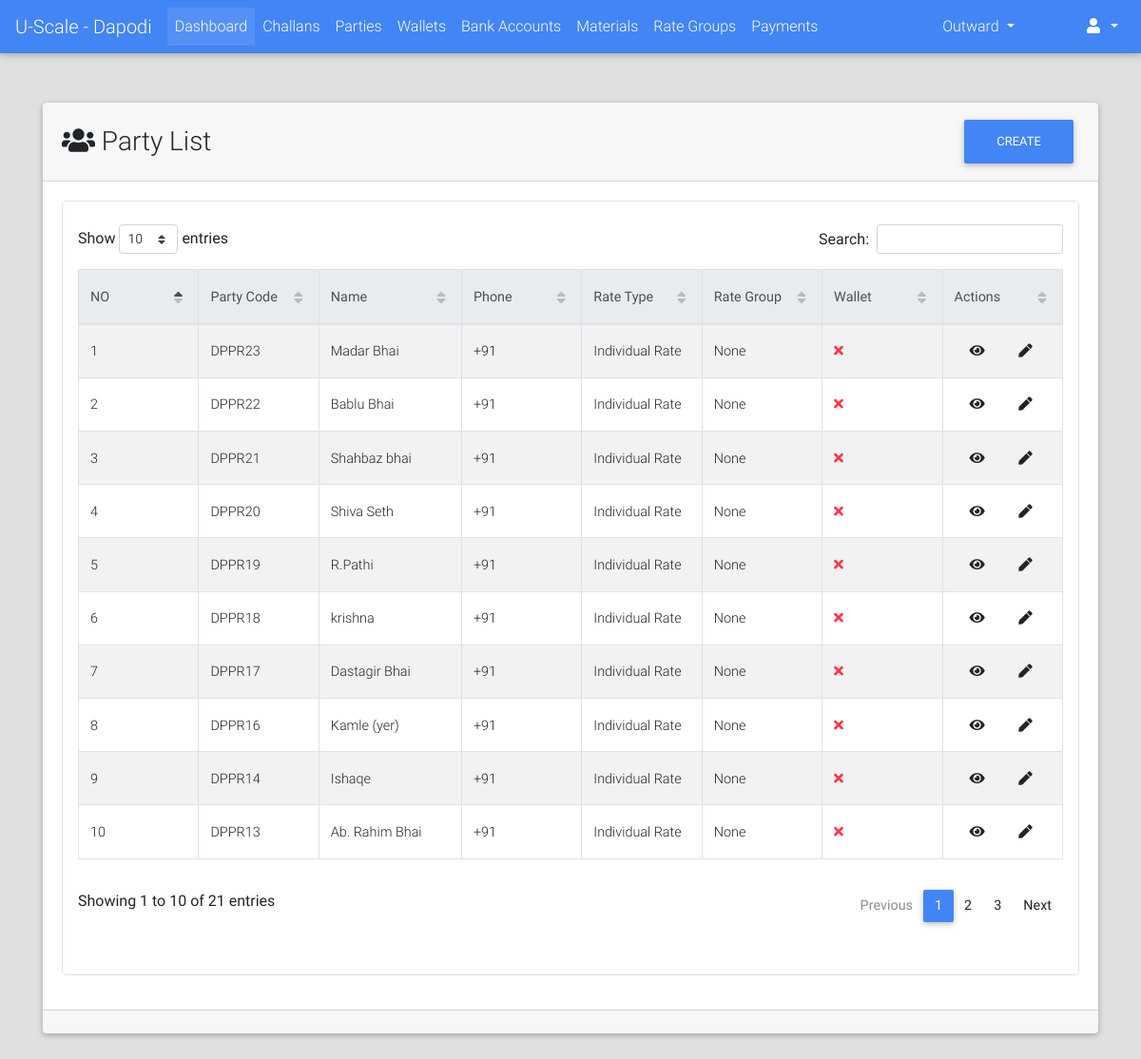
/parties/list/ (signed in), run on the app's committed database.
### parties/models.py (models this page shows, shortened)
class Party(models.Model):
    RATE_TYPE_CHOICES = (("GR", "Group Rate"), ("IR", "Individual Rate"))
    rate_type = models.CharField(max_length=2, choices=RATE_TYPE_CHOICES)
    rate_group = models.ForeignKey("rates.RateGroup", on_delete=models.PROTECT, blank=True, null=True)
    name = models.CharField(max_length=128)
    party_code = models.CharField(max_length=32, blank=True)
    address = models.TextField(blank=True)
    phone = models.CharField(max_length=13)
    whatsapp = models.CharField(max_length=13, blank=True)
    email = models.EmailField(blank=True, null=True)
    extra_info = models.TextField(blank=True)
    is_wallet_party = models.BooleanField(default=False)
    is_active = models.BooleanField(default=True)
    @property
    def get_absolute_url(self):
        return reverse_lazy("parties:detail", kwargs={"party_code": self.party_code})
    @property
    def get_update_url(self):
        return reverse_lazy("parties:update", kwargs={"party_code": self.party_code})
    class Meta:
        verbose_name = "Party"
        verbose_name_plural = "Parties"

### parties/views.py (the view)
class PartyListView(LoginRequiredMixin, ListView):
    model = Party
    context_object_name = "parties"
    template_name = "parties/list.html"
    ordering = "-id"
    def get_queryset(self):
        qs = super().get_queryset()
        return qs.filter(is_active=True)

### portal/templates/parties/list.html (shortened to what this page needs)
{% extends "portal/base.html" %}
{% load crispy_forms_tags %}
{% load static %}
{% block custom_links %}
    <link href="{% static "css/addons/datatables.min.css" %}" rel="stylesheet">
    <link href="{% static "css/addons/datatables-select.min.css" %}" rel="stylesheet">
{% endblock %}
{% block content %}
    <br><br>
    <div class="container">
        <div class="card">
            <div class="card-header">
                <div class="row">
                    <div class="col-lg-9 m-auto">
                        <h3 class="m-auto"><i class="fa fa-users"></i> Party List</h3>
                    </div>
                    <div class="col-lg-3">
                        <a class="float-right" href="{% url "parties:add" %}"><button class="btn btn-primary">Create</button></a>
                    </div>
                </div>
            </div>
            <div class="card-body">
                 <div class="table p-3 border" style="border-radius: 5px">
                     <table id="dt-basic-checkbox" class="table table-striped table-bordered" cellspacing="0" width="100%">
                         <thead class="thead-light">
                            <th class="th-sm">NO</th>
                            <th class="th-sm">Party Code</th>
                            <th class="th-sm">Name</th>
                            <th class="th-sm">Phone</th>
                            <th class="th-sm">Rate Type</th>
                            <th class="th-sm">Rate Group</th>
                            <th class="th-sm">Wallet</th>
                            <th class="th-sm">Actions</th>
                         </thead>
                         <tbody>
                             {% if parties %}
                                 {% for party in parties %}
                                     <tr>
                                        <td>{{ forloop.counter }}</td>
                                         <td><a href="{{ party.get_absolute_url }}">{{ party.party_code }}</a></td>
                                        <td>{{ party.name }}</td>
                                        <td>{{ party.phone }}</td>
                                        <td>{{ party.get_rate_type_display }}</td>
                                        <td>{{ party.rate_group }}</td>
                                        <td>
                                            {% if party.is_wallet_party %}
                                                <i class="fa fa-check text-success"></i>
                                            {% else %}
                                                <i class="fa fa-times text-danger"></i>
                                            {% endif %}
                                        </td>
                                        <td class="m-auto">
                                            <a class="m-3" href="{{ party.get_absolute_url }}"><i class="fa fa-eye"></i></a>
                                            <a class="m-3" href="{{ party.get_update_url }}"><i class="fa fa-pen"></i></a>
                                        </td>
                                     </tr>
                                 {% endfor %}
                             {% else %}
                                 <span class="text-black-50 font-weight-bold">No Parties Found</span>
                             {% endif %}
                         </tbody>
                    </table>
                 </div>
            </div>
            <div class="card-footer">
            </div>
        </div>
    </div>
{% endblock %}

### data on the page
Party: party_code "DPPR23", name "Madar Bhai", phone "+91", rate_type "Individual Rate", rate_group "None", is_wallet_party False (drawn)
Party: party_code "DPPR22", name "Bablu Bhai", phone "+91", rate_type "Individual Rate", rate_group "None", is_wallet_party False (drawn)
Party: party_code "DPPR21", name "Shahbaz bhai", phone "+91", rate_type "Individual Rate", rate_group "None", is_wallet_party False (drawn)
Party: party_code "DPPR20", name "Shiva Seth", phone "+91", rate_type "Individual Rate", rate_group "None", is_wallet_party False (drawn)
Party: party_code "DPPR19", name "R.Pathi", phone "+91", rate_type "Individual Rate", rate_group "None", is_wallet_party False (drawn)
Party: party_code "DPPR18", name "krishna", phone "+91", rate_type "Individual Rate", rate_group "None", is_wallet_party False (drawn)
Party: party_code "DPPR17", name "Dastagir Bhai", phone "+91", rate_type "Individual Rate", rate_group "None", is_wallet_party False (drawn)
Party: party_code "DPPR16", name "Kamle (yer)", phone "+91", rate_type "Individual Rate", rate_group "None", is_wallet_party False (drawn)
Party: party_code "DPPR14", name "Ishaqe", phone "+91", rate_type "Individual Rate", rate_group "None", is_wallet_party False (drawn)
Party: party_code "DPPR13", name "Ab. Rahim Bhai", phone "+91", rate_type "Individual Rate", rate_group "None", is_wallet_party False (drawn)
